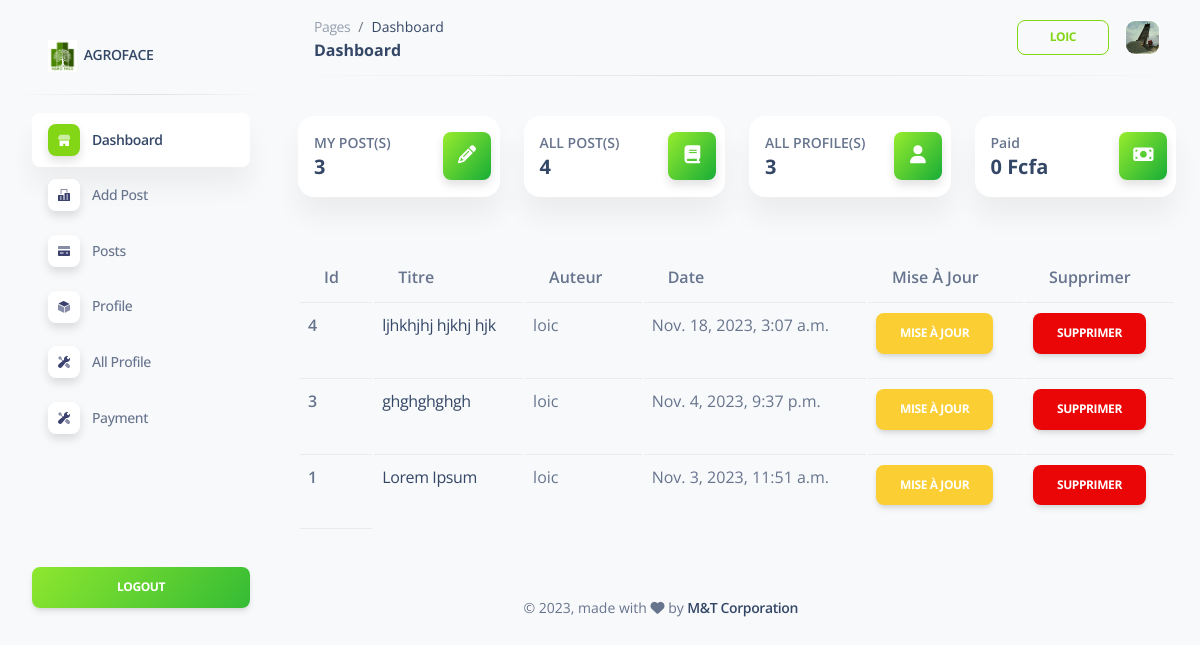
The app's page /dashboard/ (signed in) with its own data.
### company/models.py (models this page shows, shortened)
class Profile(models.Model):
    user = models.OneToOneField(User, on_delete=models.CASCADE)
    bio = models.TextField(max_length=500, blank=True)
    phone_number = models.CharField(max_length=12, blank=True)
    activity = models.CharField(max_length=255, blank=True)
    speciality = models.CharField(max_length=255, blank=True)
    birth_date = models.DateField(null=True, blank=True)
    profile_image = models.ImageField(default='default-avatar.png', upload_to='users/', null=True, blank=True)

class Article(models.Model):
    author = models.ForeignKey("auth.User",on_delete = models.CASCADE, related_name='articles')
    profile = models.ForeignKey(Profile, on_delete=models.CASCADE, blank=True, null=True)
    title = models.CharField(max_length = 255)
    category = models.ForeignKey("Category",on_delete = models.CASCADE)
    content = RichTextField()
    created_date = models.DateTimeField(auto_now_add=True)
    article_image = models.FileField(upload_to='files/', blank = True,null = True)
    slug = models.SlugField(unique=True, max_length=100)
    class Meta:
        ordering = ['-created_date']

### company/views.py (the view)
# urls.py: path('dashboard/',views.dashboard,name = "dashboard"),
def dashboard(request):
    articles = Article.objects.filter(author = request.user)
    articles_count = Article.objects.filter(author = request.user).count()
    all_article_count = Article.objects.all().count()
    all_profile_count = Profile.objects.all().count()
    context = {
        "articles":articles,
        "articles_count":articles_count,
        "all_article_count":all_article_count,
        "all_profile_count":all_profile_count,
    }
    return render(request,"company/dashboard.html",context)

### company/templates/company/dashboard.html (shortened to what this page needs)
{% extends '_partials/base1.html' %}
{% load static %}
{% load i18n %}
{% block content %}
<nav class="navbar navbar-main navbar-expand-lg shadow-none px-0 mx-4 " id="navbarBlur" navbar-scroll="true">
   <div class="container-fluid py-1 px-3">
     <nav aria-label="breadcrumb">
       <ol class="breadcrumb bg-transparent mb-0 pb-0 pt-1 px-0 me-sm-6 me-5">
         <li class="breadcrumb-item text-sm"><a class="opacity-5 text-dark" href="javascript:;">Pages</a></li>
         <li class="breadcrumb-item text-sm text-dark active" aria-current="page">Dashboard</li>
       </ol>
       <h6 class="font-weight-bolder mb-0">Dashboard</h6>
     </nav>
     <div class="collapse navbar-collapse mt-sm-0 mt-2 me-md-0 me-sm-4" id="navbar">
       <ul class="navbar-nav  justify-content-end">
         <li class="nav-item d-flex align-items-center">
           <a class="btn btn-outline-success btn-sm mb-0 me-3" href="">{{request.user.username}}</a>
         </li>
         <li class="nav-item d-flex align-items-center">
            <img src="{{user.profile.profile_image.url}}" style="border: 1px solid white; border-radius: 10px; width: 35px; height: 35px" class="mr-3">
         </li>
       </ul>
     </div>
   </div>
  </nav>
  <hr class="horizontal dark mt-0">
<div class="container-fluid py-4">
  <div class="row">
     <div class="col-xl-3 col-sm-6 mb-xl-0 mb-4">
        <div class="card">
           <div class="card-body p-3">
              <div class="row">
                 <div class="col-8">
                    <div class="numbers">
                       <p class="text-sm mb-0 text-capitalize font-weight-bold"> MY POST(S)</p>
                       <h5 class="font-weight-bolder mb-0">
                        {{articles_count}}
                       </h5>
                    </div>
                 </div>
                 <div class="col-4 text-end">
                    <div class="icon icon-shape bg-gradient-success shadow text-center border-radius-md">
                       <i class="fas fa-pencil-alt text-lg opacity-10" aria-hidden="true"></i>
                    </div>
                 </div>
              </div>
           </div>
        </div>
     </div>
     <div class="col-xl-3 col-sm-6 mb-xl-0 mb-4">
        <div class="card">
           <div class="card-body p-3">
              <div class="row">
                 <div class="col-8">
                    <div class="numbers">
                       <p class="text-sm mb-0 text-capitalize font-weight-bold">ALL POST(S)</p>
                       <h5 class="font-weight-bolder mb-0">
                       {{all_article_count}}
                       </h5>
                    </div>
                 </div>
                 <div class="col-4 text-end">
                    <div class="icon icon-shape bg-gradient-success shadow text-center border-radius-md">
                     <i class="fas fa-book text-lg opacity-10" aria-hidden="true"></i>
                    </div>
                 </div>
              </div>
           </div>
        </div>
     </div>
     <div class="col-xl-3 col-sm-6 mb-xl-0 mb-4">
        <div class="card">
           <div class="card-body p-3">
              <div class="row">
                 <div class="col-8">
                    <div class="numbers">
                       <p class="text-sm mb-0 text-capitalize font-weight-bold">ALL PROFILE(S)</p>
                       <h5 class="font-weight-bolder mb-0">
                       {{all_profile_count}}
                       </h5>
                    </div>
                 </div>
                 <div class="col-4 text-end">
                    <div class="icon icon-shape bg-gradient-success shadow text-center border-radius-md">
                     <i class="fas fa-user text-lg opacity-10" aria-hidden="true"></i>
                    </div>
                 </div>
              </div>
           </div>
        </div>
     </div>
     <div class="col-xl-3 col-sm-6">
        <div class="card">
           <div class="card-body p-3">
              <div class="row">
                 <div class="col-8">
                    <div class="numbers">
                       <p class="text-sm mb-0 text-capitalize font-weight-bold">Paid</p>
                       <h5 class="font-weight-bolder mb-0">
                       0 Fcfa
                       </h5>
                    </div>
                 </div>
                 <div class="col-4 text-end">
                    <div class="icon icon-shape bg-gradient-success shadow text-center border-radius-md">
                     <i class="fas fa-money-bill text-lg opacity-10" aria-hidden="true"></i>
                    </div>
                 </div>
              </div>
           </div>
        </div>
     </div>
  </div>
</div>
<div class="container">
<table class="table" style="margin-bottom: 50px">
        <thead>
          <tr>
            <th scope="col">id</th>
            <th scope="col">Titre</th>
            <th scope="col">Auteur</th>
            <th scope="col">Date</th>
            <th scope="col">Mise à jour</th>
            <th scope="col">Supprimer</th>
          </tr>
        </thead>
        <tbody>
          {% for article in articles %}
          <tr>
            <th scope="row">{{article.id}}</th>
            <td><a href="{% url 'detail' article.slug %}">{{article.title}}</a></td>
            <td>{{article.author.username}}</td>
            <td>{{article.created_date}}</td>
            <td><a href="{% url 'update' article.slug %}" class = "btn btn-warning">Mise à jour</a></td>
            <td><a href="{% url 'delete' article.slug %}" class = "btn btn-danger">Supprimer</a> </td>
          </tr>
          {% endfor %}
        </tbody>
      </table>
    </div>
{% endblock content %}

### company/static/asset/css/nucleo-svg.css (style rules this page uses)
.icon { display: inline-block; color: #111111; height: 1em; width: 1em; }
.icon { fill: currentColor; stroke: none; }

### records on screen
Article: id "4", title "ljhkhjhj hjkhj hjk", author.username "loic", created_date "Nov. 18, 2023, 3:07 a.m."
Article: id "3", title "ghghghghgh", author.username "loic", created_date "Nov. 4, 2023, 9:37 p.m."
Article: id "1", title "Lorem Ipsum", author.username "loic", created_date "Nov. 3, 2023, 11:51 a.m."

### other values on screen
{{ request.user.username }} "LOIC"
{{ articles_count }} "3"
{{ all_article_count }} "4"
{{ all_profile_count }} "3"
